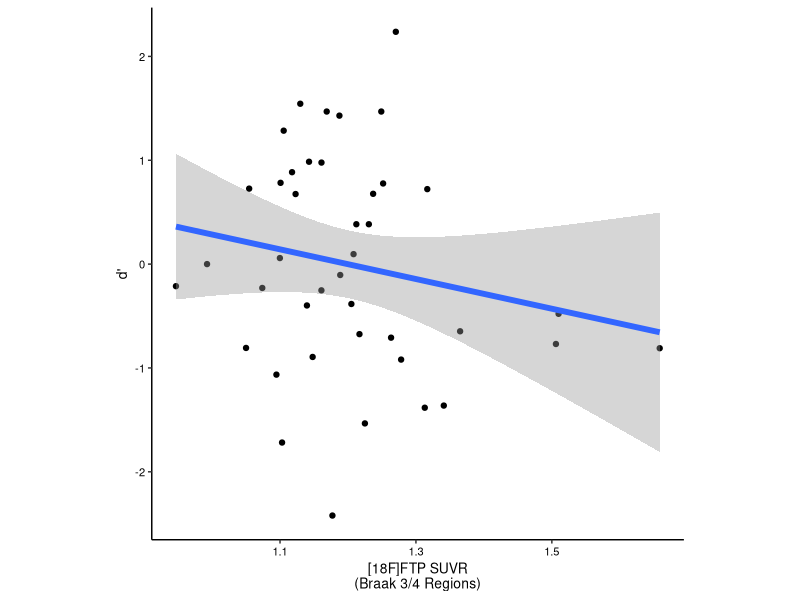
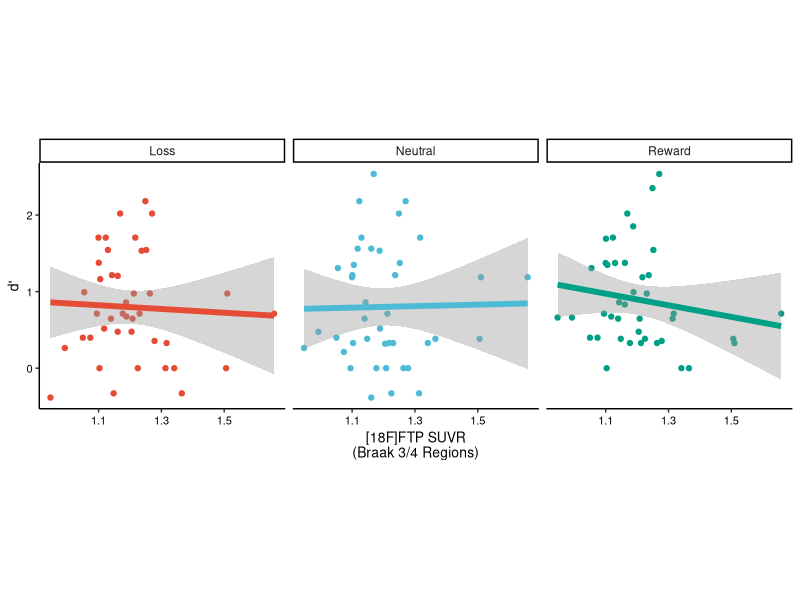
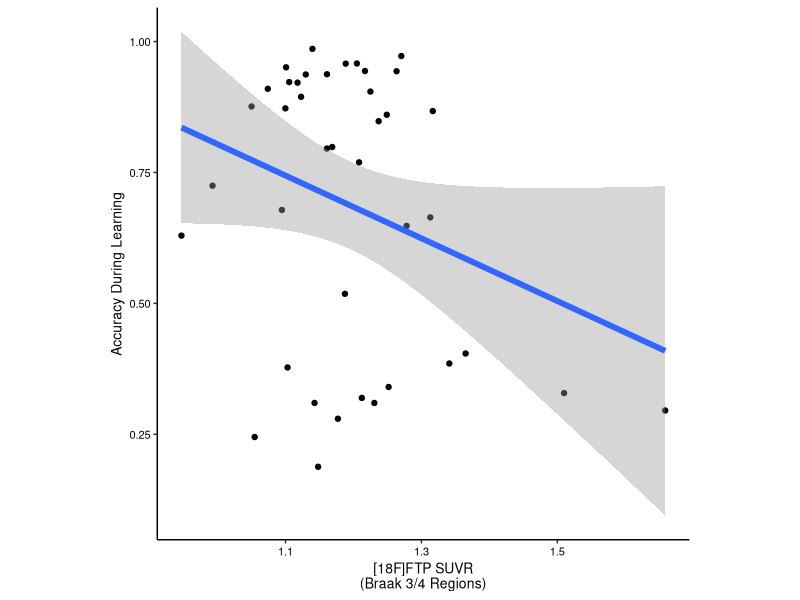
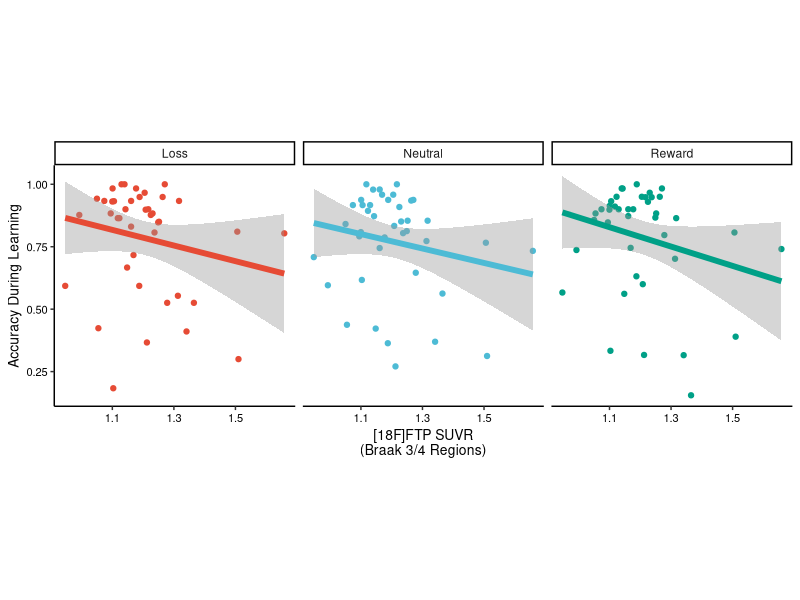
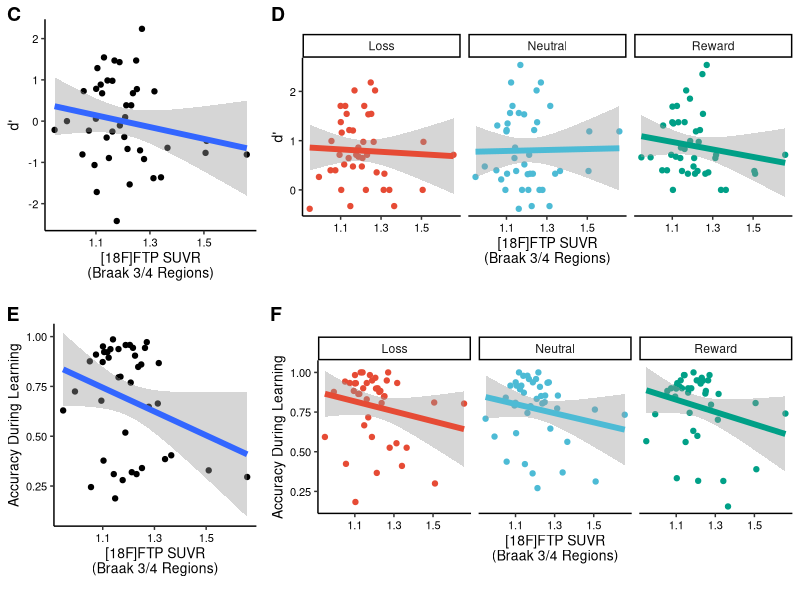
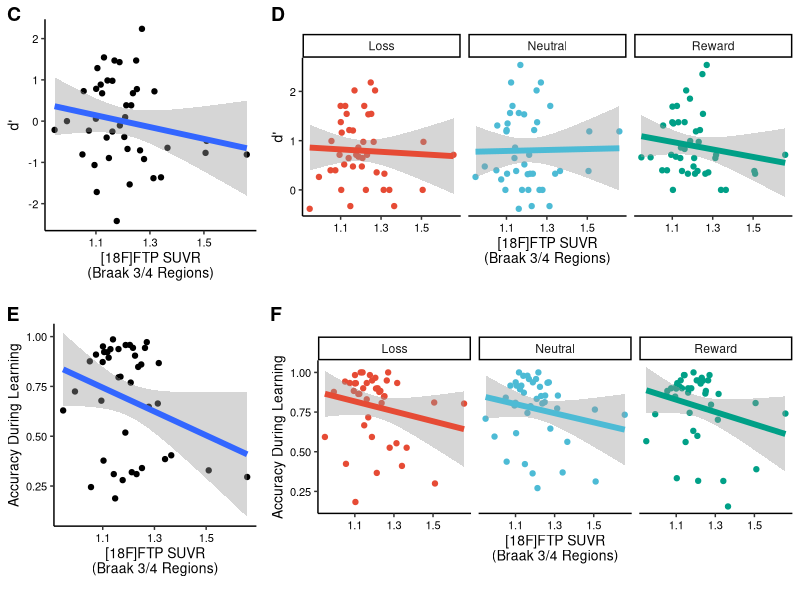

R code for these plots, in order:
## ---- chunk 1
knitr::opts_chunk$set(echo = TRUE)

# Load Libraries
library(tidyverse) # v2.0.0
library(ggpubr) # v0.6.0
library(rstatix) # v0.7.2
library(lme4) # v1.1.32
library(lmerTest) # v3.1.3
library(ggsci) # v3.0.0

# Set colorscales
npg_pal <- get_palette(palette = 'npg', 3)
npg_RL <- c(npg_pal[1], npg_pal[3])

# Read in data
data_AC <- read_csv('data_sup_fig01-2ce.csv')
data_BD <- read_csv('data_sup_fig01-2df.csv')
## ---- chunk 2
# PANEL A: Memory Overall vs. tau
figA <- data_AC %>% 
  ggplot(aes(x = ftp_braak34_suvr, y = dprime_total)) +
  geom_point() +
  geom_smooth(method = 'lm', limit = 0.9, linewidth = 2) +
  theme_classic() +
  xlab(bquote('[18F]FTP SUVR\n(Braak 3/4 Regions)')) +
  ylab('d\'') +
  theme(panel.background = element_blank(),
      axis.line = element_line(color = 'black'),
      axis.text.x = element_text(color = 'black', size = 8),
      axis.text.y = element_text(color = 'black', size = 8),
      axis.title.x = element_text(color = 'black', size = 10),
      axis.title.y = element_text(color = 'black', size = 10),
      aspect.ratio = 1)

figA
## ---- chunk 3
print("+---------- Linear model ----------+")
dprime_mod <- lm(dprime_total ~ ftp_braak34_suvr + age + sex + yrs_edu,
                   data = data_AC)
summary(dprime_mod)
## ---- chunk 4
# PANEL B: Memory vs. tau by valence
figB <- data_BD %>% 
  ggplot(aes(x = ftp_braak34_suvr, y = dprime, color = valence)) +
  geom_point() +
  geom_smooth(method = 'lm', limit = 0.9, linewidth = 2) +
  theme_classic() +
  facet_wrap(.~valence) +
  scale_color_npg() +
  xlab(bquote('[18F]FTP SUVR\n(Braak 3/4 Regions)')) +
  ylab('d\'') +
  theme(panel.background = element_blank(),
      legend.position = 'none',
      axis.line = element_line(color = 'black'),
      axis.text.x = element_text(color = 'black', size = 8),
      axis.text.y = element_text(color = 'black', size = 8),
      axis.title.x = element_text(color = 'black', size = 10),
      axis.title.y = element_text(color = 'black', size = 10),
      aspect.ratio = 1)

figB
## ---- chunk 5
# PANEL B: Stats
print("+---------- Linear Mixed Effects Model ----------+")
dprime_mod <- lmer(dprime ~ valence*ftp_braak34_suvr + age + sex + yrs_edu + (1 | subject), 
                   data_BD)
summary(dprime_mod)
## ---- chunk 6
# PANEL C: Learning Overall vs. tau
figC <- data_AC %>% 
  ggplot(aes(x = ftp_braak34_suvr, y = learning_total)) +
  geom_point() +
  geom_smooth(method = 'lm', limit = 0.9, linewidth = 2) +
  theme_classic() +
  xlab(bquote('[18F]FTP SUVR\n(Braak 3/4 Regions)')) +
  ylab('Accuracy During Learning') +
  theme(panel.background = element_blank(),
      axis.line = element_line(color = 'black'),
      axis.text.x = element_text(color = 'black', size = 8),
      axis.text.y = element_text(color = 'black', size = 8),
      axis.title.x = element_text(color = 'black', size = 10),
      axis.title.y = element_text(color = 'black', size = 10),
      aspect.ratio = 1)

figC
## ---- chunk 7
print("+---------- Linear model ----------+")
dprime_mod <- lm(learning_total ~ ftp_braak34_suvr + age + sex + yrs_edu,
                   data = data_AC)
summary(dprime_mod)
## ---- chunk 8
# PANEL D: Learning vs. tau by valence
figD <- data_BD %>% 
  ggplot(aes(x = ftp_braak34_suvr, y = learning, color = valence)) +
  geom_point() +
  geom_smooth(method = 'lm', limit = 0.9, linewidth = 2) +
  theme_classic() +
  facet_wrap(.~valence) +
  scale_color_npg() +
  xlab(bquote('[18F]FTP SUVR\n(Braak 3/4 Regions)')) +
  ylab('Accuracy During Learning') +
  theme(panel.background = element_blank(),
      legend.position = 'none',
      axis.line = element_line(color = 'black'),
      axis.text.x = element_text(color = 'black', size = 8),
      axis.text.y = element_text(color = 'black', size = 8),
      axis.title.x = element_text(color = 'black', size = 10),
      axis.title.y = element_text(color = 'black', size = 10),
      aspect.ratio = 1)

figD
## ---- chunk 9
print("+---------- Linear Mixed Effects Model ----------+")
dprime_mod <- lmer(learning ~ valence*ftp_braak34_suvr + age + sex + yrs_edu + (1 | subject), 
                   data_BD)
summary(dprime_mod)
## ---- chunk 10
behavioral_fig <- ggarrange(figA, figB, figC, figD,
          ncol = 2, nrow = 2,
          widths = c(0.33, 0.67),
          labels = c('C', 'D', 'E', 'F'))

ggsave(behavioral_fig, filename = 'sup_fig01-2cdef.pdf', width = 6.5, height = 6, units = 'in')

behavioral_fig
